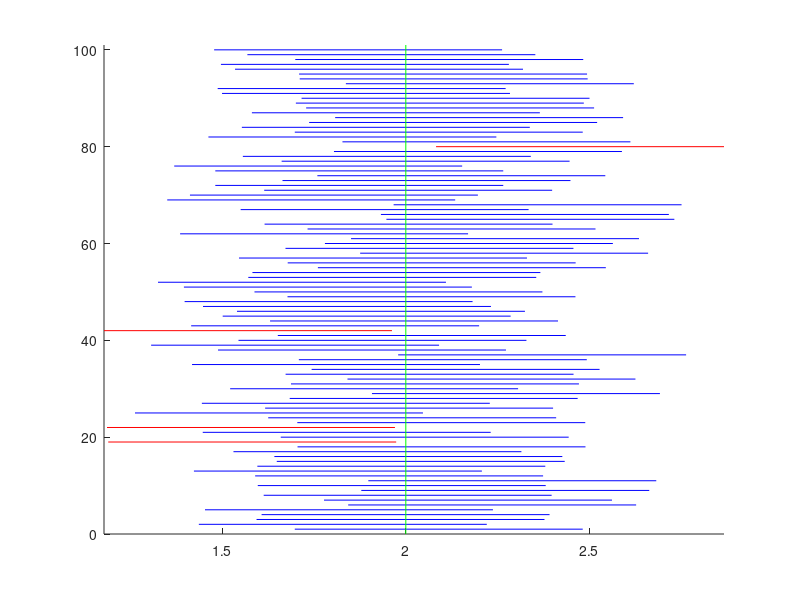

The MATLAB script that drew this image:
%% Problem 1: Simulering av konfidensintervall
%{
    - 95% av alla intervall förväntas innehålla mu 
      (i detta fall 95 stycken) vilket verkar stämma.
    - Det gröna vertikala strecket indikerar väntevärdet mu.
    - De horisontella strecken visar konfidensintervallen
      (de blå innehåller mu och de röda innehåller inte mu).
%}
clc; clear variables; clf;
% Parametrar:
n = 25;     % Antal mätningar
mu = 2;     % Väntevärdet
sigma = 1;  % Standardavvikelsen
alpha = 0.05;

% Simulerar n observationer för varje intervall
x = normrnd(mu, sigma, [n,100]); % n-by-100 matris med värden
% Skattar mu med medelvärdet
xbar = mean(x); % vektor med 100 medelvärden.
% Beräknar de undre och övre gränserna
undre = xbar - norminv(1-alpha/2)*sigma/sqrt(n);
ovre = xbar + norminv(1-alpha/2)*sigma/sqrt(n);

% Problem 1: Simulering av konfidensintervall (forts.)
% Ritar upp alla intervall
figure(1)
hold on
for k=1:100
    if ovre(k) < mu 
        % Rödmarkerar intervall som missar mu
        plot([undre(k) ovre(k)], [k k], 'r')
    elseif undre(k) > mu 
        % Rödmarkerar intervall som missar mu
        plot([undre(k) ovre(k)], [k k], 'r')
    else
        % Blåmarkerar intervall som innehåller mu
        plot([undre(k) ovre(k)], [k k], 'b')
    end
end
% b1 och b2 är bara till för att figuren ska se snygg ut
b1 = min(xbar - norminv(1 - alpha/2)*sigma/sqrt(n));
b2 = max(xbar + norminv(1 - alpha/2)*sigma/sqrt(n));
axis([b1 b2 0 101]) % Tar bort outnyttjat utrymme i figuren
% Ritar ut det sanna värdet
plot([mu mu], [0 101], 'g')
hold off
